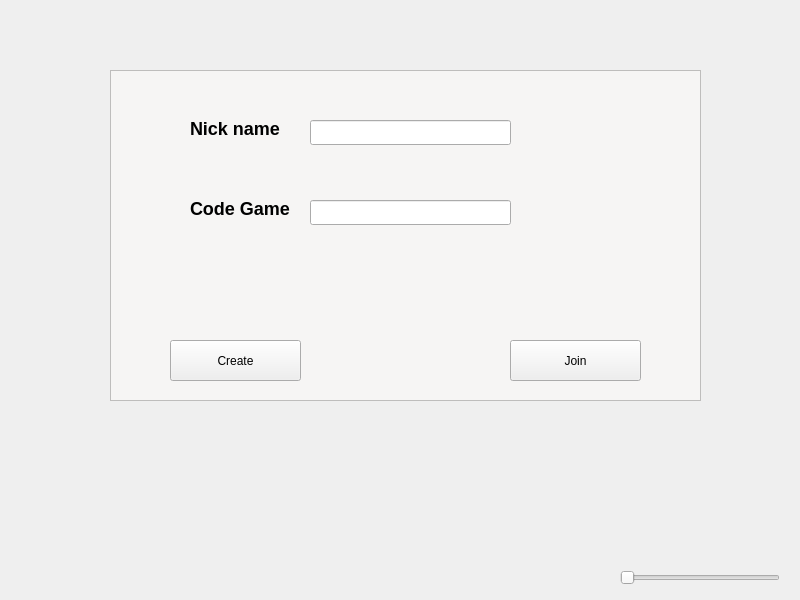
<?xml version="1.0" encoding="UTF-8"?>
<ui version="4.0">
 <class>MainWindow</class>
 <widget class="QMainWindow" name="MainWindow">
  <property name="geometry">
   <rect>
    <x>0</x>
    <y>0</y>
    <width>800</width>
    <height>600</height>
   </rect>
  </property>
  <property name="windowTitle">
   <string>MainWindow</string>
  </property>
  <widget class="QWidget" name="centralwidget">
   <widget class="QPushButton" name="createButton">
    <property name="geometry">
     <rect>
      <x>170</x>
      <y>340</y>
      <width>131</width>
      <height>41</height>
     </rect>
    </property>
    <property name="text">
     <string>Create</string>
    </property>
   </widget>
   <widget class="QPushButton" name="joinButton">
    <property name="geometry">
     <rect>
      <x>510</x>
      <y>340</y>
      <width>131</width>
      <height>41</height>
     </rect>
    </property>
    <property name="text">
     <string>Join</string>
    </property>
   </widget>
   <widget class="QLineEdit" name="namePlayer">
    <property name="geometry">
     <rect>
      <x>310</x>
      <y>120</y>
      <width>201</width>
      <height>25</height>
     </rect>
    </property>
   </widget>
   <widget class="QLabel" name="fondo">
    <property name="geometry">
     <rect>
      <x>0</x>
      <y>0</y>
      <width>800</width>
      <height>600</height>
     </rect>
    </property>
    <property name="text">
     <string/>
    </property>
   </widget>
   <widget class="QSlider" name="slider">
    <property name="geometry">
     <rect>
      <x>620</x>
      <y>570</y>
      <width>160</width>
      <height>16</height>
     </rect>
    </property>
    <property name="orientation">
     <enum>Qt::Horizontal</enum>
    </property>
   </widget>
   <widget class="QLabel" name="label">
    <property name="geometry">
     <rect>
      <x>190</x>
      <y>120</y>
      <width>101</width>
      <height>17</height>
     </rect>
    </property>
    <property name="styleSheet">
     <string notr="true">background-color: transparent;
color: black;
font-size: 18px;
font-weight: bold;</string>
    </property>
    <property name="text">
     <string>Nick name</string>
    </property>
   </widget>
   <widget class="QLineEdit" name="numeroPartida">
    <property name="geometry">
     <rect>
      <x>310</x>
      <y>200</y>
      <width>201</width>
      <height>25</height>
     </rect>
    </property>
   </widget>
   <widget class="QLabel" name="codeGmae">
    <property name="geometry">
     <rect>
      <x>190</x>
      <y>200</y>
      <width>101</width>
      <height>17</height>
     </rect>
    </property>
    <property name="styleSheet">
     <string notr="true">background-color: transparent;
color: black;
font-size: 18px;
font-weight: bold;</string>
    </property>
    <property name="text">
     <string>Code Game</string>
    </property>
   </widget>
   <widget class="QFrame" name="frame">
    <property name="geometry">
     <rect>
      <x>110</x>
      <y>70</y>
      <width>591</width>
      <height>331</height>
     </rect>
    </property>
    <property name="styleSheet">
     <string notr="true">background-color: rgb(246, 245, 244);</string>
    </property>
    <property name="frameShape">
     <enum>QFrame::StyledPanel</enum>
    </property>
    <property name="frameShadow">
     <enum>QFrame::Raised</enum>
    </property>
   </widget>
   <zorder>fondo</zorder>
   <zorder>frame</zorder>
   <zorder>createButton</zorder>
   <zorder>joinButton</zorder>
   <zorder>namePlayer</zorder>
   <zorder>slider</zorder>
   <zorder>label</zorder>
   <zorder>numeroPartida</zorder>
   <zorder>codeGmae</zorder>
  </widget>
 </widget>
 <resources/>
 <connections/>
</ui>
